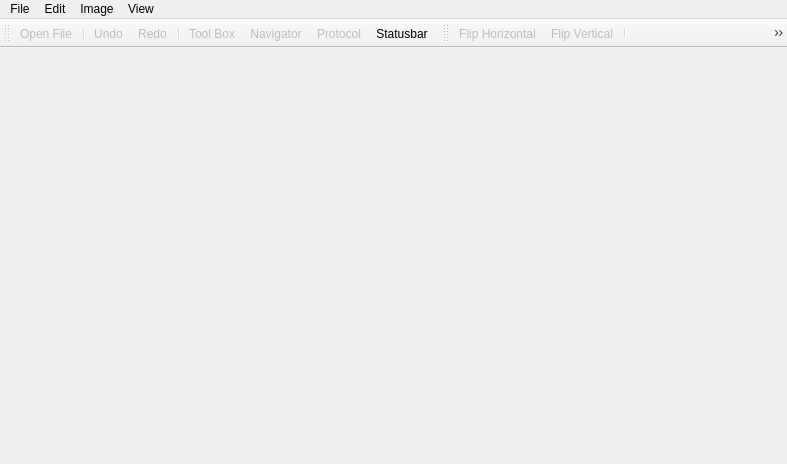
<?xml version="1.0" encoding="UTF-8"?>
<ui version="4.0">
 <class>FormMainWin</class>
 <widget class="QMainWindow" name="FormMainWin">
  <property name="geometry">
   <rect>
    <x>0</x>
    <y>0</y>
    <width>787</width>
    <height>464</height>
   </rect>
  </property>
  <property name="windowTitle">
   <string>qPhotoLab</string>
  </property>
  <widget class="QWidget" name="centralwidget"/>
  <widget class="QMenuBar" name="m_pMenuBar">
   <property name="geometry">
    <rect>
     <x>0</x>
     <y>0</y>
     <width>787</width>
     <height>21</height>
    </rect>
   </property>
   <widget class="QMenu" name="menuFIle">
    <property name="title">
     <string>File</string>
    </property>
    <addaction name="m_pActionFileOpen"/>
    <addaction name="separator"/>
    <addaction name="m_pActionExit"/>
   </widget>
   <widget class="QMenu" name="menuView">
    <property name="title">
     <string>View</string>
    </property>
    <addaction name="separator"/>
    <addaction name="m_pActionToolBox"/>
    <addaction name="m_pActionNavigator"/>
    <addaction name="m_pActionProtocol"/>
    <addaction name="separator"/>
    <addaction name="m_pActionStatusBar"/>
   </widget>
   <widget class="QMenu" name="menuImage">
    <property name="title">
     <string>Image</string>
    </property>
    <widget class="QMenu" name="menuTransform">
     <property name="title">
      <string>Transform</string>
     </property>
     <addaction name="m_pActionFlipHori"/>
     <addaction name="m_pActionFlipVert"/>
     <addaction name="separator"/>
     <addaction name="separator"/>
     <addaction name="m_pActionRotCCW"/>
     <addaction name="m_pActionRotCW"/>
     <addaction name="m_pActionRot180"/>
     <addaction name="m_pActionInvert"/>
    </widget>
    <widget class="QMenu" name="menuMode">
     <property name="title">
      <string>Mode</string>
     </property>
     <addaction name="m_pActionModeBitmap"/>
     <addaction name="m_pActionModeGrayscale"/>
     <addaction name="m_pActionModeRgb"/>
     <addaction name="separator"/>
     <addaction name="m_pActionMode8Bit"/>
     <addaction name="m_pActionMode16Bit"/>
    </widget>
    <widget class="QMenu" name="menuCorrections">
     <property name="title">
      <string>Corrections</string>
     </property>
     <addaction name="m_pActionInvert"/>
    </widget>
    <addaction name="menuMode"/>
    <addaction name="separator"/>
    <addaction name="menuCorrections"/>
    <addaction name="separator"/>
    <addaction name="menuTransform"/>
   </widget>
   <widget class="QMenu" name="menuEdit">
    <property name="title">
     <string>Edit</string>
    </property>
    <addaction name="m_pActionUndo"/>
    <addaction name="m_pActionRedo"/>
   </widget>
   <addaction name="menuFIle"/>
   <addaction name="menuEdit"/>
   <addaction name="menuImage"/>
   <addaction name="menuView"/>
  </widget>
  <widget class="QToolBar" name="m_pTbStandard">
   <property name="enabled">
    <bool>true</bool>
   </property>
   <property name="windowTitle">
    <string>toolBar</string>
   </property>
   <attribute name="toolBarArea">
    <enum>TopToolBarArea</enum>
   </attribute>
   <attribute name="toolBarBreak">
    <bool>false</bool>
   </attribute>
   <addaction name="m_pActionFileOpen"/>
   <addaction name="separator"/>
   <addaction name="m_pActionUndo"/>
   <addaction name="m_pActionRedo"/>
   <addaction name="separator"/>
   <addaction name="m_pActionToolBox"/>
   <addaction name="m_pActionNavigator"/>
   <addaction name="m_pActionProtocol"/>
   <addaction name="m_pActionStatusBar"/>
  </widget>
  <widget class="QToolBar" name="m_pTbTransform">
   <property name="enabled">
    <bool>true</bool>
   </property>
   <property name="windowTitle">
    <string>toolBar</string>
   </property>
   <attribute name="toolBarArea">
    <enum>TopToolBarArea</enum>
   </attribute>
   <attribute name="toolBarBreak">
    <bool>false</bool>
   </attribute>
   <addaction name="m_pActionFlipHori"/>
   <addaction name="m_pActionFlipVert"/>
   <addaction name="separator"/>
   <addaction name="m_pActionRotCCW"/>
   <addaction name="m_pActionRotCW"/>
   <addaction name="m_pActionRot180"/>
   <addaction name="separator"/>
   <addaction name="m_pActionInvert"/>
  </widget>
  <action name="m_pActionFileOpen">
   <property name="enabled">
    <bool>false</bool>
   </property>
   <property name="icon">
    <iconset resource="../Resource/Resource_Qt/photoLab.qrc">
     <normaloff>:/Lib_color/fileOpen.png</normaloff>:/Lib_color/fileOpen.png</iconset>
   </property>
   <property name="text">
    <string>Open File...</string>
   </property>
   <property name="shortcut">
    <string>Ctrl+O</string>
   </property>
  </action>
  <action name="m_pActionExit">
   <property name="enabled">
    <bool>false</bool>
   </property>
   <property name="icon">
    <iconset resource="../Resource/Resource_Qt/photoLab.qrc">
     <normaloff>:/Lib_color/exit.png</normaloff>:/Lib_color/exit.png</iconset>
   </property>
   <property name="text">
    <string>Exit</string>
   </property>
   <property name="shortcut">
    <string>Ctrl+Q</string>
   </property>
  </action>
  <action name="m_pActionNavigator">
   <property name="checkable">
    <bool>true</bool>
   </property>
   <property name="enabled">
    <bool>false</bool>
   </property>
   <property name="icon">
    <iconset resource="../Resource/Resource_Qt/photoLab.qrc">
     <normaloff>:/PhotoLab/navigator.png</normaloff>
     <normalon>:/PhotoLab/navigator.png</normalon>
     <selectedoff>:/PhotoLab/navigator_s.png</selectedoff>:/PhotoLab/navigator.png</iconset>
   </property>
   <property name="text">
    <string>Navigator</string>
   </property>
   <property name="toolTip">
    <string>Toggle the Navigator</string>
   </property>
   <property name="shortcut">
    <string>Alt+N</string>
   </property>
  </action>
  <action name="m_pActionFlipHori">
   <property name="enabled">
    <bool>false</bool>
   </property>
   <property name="icon">
    <iconset resource="../Resource/Resource_Qt/photoLab.qrc">
     <normaloff>:/PhotoLab/flipHori.png</normaloff>:/PhotoLab/flipHori.png</iconset>
   </property>
   <property name="text">
    <string>Flip Horizontal</string>
   </property>
  </action>
  <action name="m_pActionUndo">
   <property name="enabled">
    <bool>false</bool>
   </property>
   <property name="icon">
    <iconset resource="../Resource/Resource_Qt/photoLab.qrc">
     <normaloff>:/Lib_color/undo.png</normaloff>:/Lib_color/undo.png</iconset>
   </property>
   <property name="text">
    <string>Undo</string>
   </property>
   <property name="shortcut">
    <string>Ctrl+Z</string>
   </property>
  </action>
  <action name="m_pActionRedo">
   <property name="enabled">
    <bool>false</bool>
   </property>
   <property name="icon">
    <iconset resource="../Resource/Resource_Qt/photoLab.qrc">
     <normaloff>:/Lib_color/redo.png</normaloff>:/Lib_color/redo.png</iconset>
   </property>
   <property name="text">
    <string>Redo</string>
   </property>
   <property name="shortcut">
    <string>Ctrl+Shift+Z</string>
   </property>
  </action>
  <action name="m_pActionFlipVert">
   <property name="enabled">
    <bool>false</bool>
   </property>
   <property name="icon">
    <iconset resource="../Resource/Resource_Qt/photoLab.qrc">
     <normaloff>:/PhotoLab/flipVert.png</normaloff>:/PhotoLab/flipVert.png</iconset>
   </property>
   <property name="text">
    <string>Flip Vertical</string>
   </property>
  </action>
  <action name="m_pActionRotCCW">
   <property name="enabled">
    <bool>false</bool>
   </property>
   <property name="icon">
    <iconset resource="../Resource/Resource_Qt/photoLab.qrc">
     <normaloff>:/PhotoLab/rotateCCW.png</normaloff>:/PhotoLab/rotateCCW.png</iconset>
   </property>
   <property name="text">
    <string>Rotate Counter Clockwise</string>
   </property>
  </action>
  <action name="m_pActionRotCW">
   <property name="enabled">
    <bool>false</bool>
   </property>
   <property name="icon">
    <iconset resource="../Resource/Resource_Qt/photoLab.qrc">
     <normaloff>:/PhotoLab/rotateCW.png</normaloff>:/PhotoLab/rotateCW.png</iconset>
   </property>
   <property name="text">
    <string>Rotate Clockwise</string>
   </property>
  </action>
  <action name="m_pActionRot180">
   <property name="enabled">
    <bool>false</bool>
   </property>
   <property name="icon">
    <iconset resource="../Resource/Resource_Qt/photoLab.qrc">
     <normaloff>:/PhotoLab/rotate180.png</normaloff>:/PhotoLab/rotate180.png</iconset>
   </property>
   <property name="text">
    <string>Rotate 180°</string>
   </property>
  </action>
  <action name="m_pActionInvert">
   <property name="enabled">
    <bool>false</bool>
   </property>
   <property name="icon">
    <iconset resource="../Resource/Resource_Qt/photoLab.qrc">
     <normaloff>:/PhotoLab/invert.png</normaloff>:/PhotoLab/invert.png</iconset>
   </property>
   <property name="text">
    <string>Invert Image</string>
   </property>
   <property name="shortcut">
    <string>Ctrl+I</string>
   </property>
  </action>
  <action name="m_pActionToolBox">
   <property name="checkable">
    <bool>true</bool>
   </property>
   <property name="enabled">
    <bool>false</bool>
   </property>
   <property name="icon">
    <iconset resource="../Resource/Resource_Qt/photoLab.qrc">
     <normaloff>:/PhotoLab/toolbox.png</normaloff>:/PhotoLab/toolbox.png</iconset>
   </property>
   <property name="text">
    <string>Tool Box</string>
   </property>
   <property name="shortcut">
    <string>Alt+T</string>
   </property>
  </action>
  <action name="m_pActionProtocol">
   <property name="checkable">
    <bool>true</bool>
   </property>
   <property name="enabled">
    <bool>false</bool>
   </property>
   <property name="icon">
    <iconset resource="../Resource/Resource_Qt/photoLab.qrc">
     <normaloff>:/PhotoLab/protocol.png</normaloff>:/PhotoLab/protocol.png</iconset>
   </property>
   <property name="text">
    <string>Protocol</string>
   </property>
   <property name="shortcut">
    <string>Alt+P</string>
   </property>
  </action>
  <action name="m_pActionModeRgb">
   <property name="checkable">
    <bool>true</bool>
   </property>
   <property name="enabled">
    <bool>false</bool>
   </property>
   <property name="text">
    <string>RGB-color</string>
   </property>
  </action>
  <action name="m_pActionMode8Bit">
   <property name="checkable">
    <bool>true</bool>
   </property>
   <property name="enabled">
    <bool>false</bool>
   </property>
   <property name="text">
    <string>8 Bit/Channel</string>
   </property>
  </action>
  <action name="m_pActionMode16Bit">
   <property name="checkable">
    <bool>true</bool>
   </property>
   <property name="enabled">
    <bool>false</bool>
   </property>
   <property name="text">
    <string>16 Bit/Channel</string>
   </property>
  </action>
  <action name="m_pActionModeGrayscale">
   <property name="checkable">
    <bool>true</bool>
   </property>
   <property name="enabled">
    <bool>false</bool>
   </property>
   <property name="text">
    <string>Grayscale</string>
   </property>
  </action>
  <action name="m_pActionModeBitmap">
   <property name="checkable">
    <bool>true</bool>
   </property>
   <property name="enabled">
    <bool>false</bool>
   </property>
   <property name="text">
    <string>Bitmap</string>
   </property>
  </action>
  <action name="m_pActionStatusBar">
   <property name="checkable">
    <bool>true</bool>
   </property>
   <property name="icon">
    <iconset resource="../Resource/Resource_Qt/photoLab.qrc">
     <normaloff>:/PhotoLab/statusbar.png</normaloff>:/PhotoLab/statusbar.png</iconset>
   </property>
   <property name="text">
    <string>Statusbar</string>
   </property>
   <property name="toolTip">
    <string>Toggle Statusbar</string>
   </property>
   <property name="menuRole">
    <enum>QAction::MenuRole::NoRole</enum>
   </property>
  </action>
 </widget>
 <resources>
  <include location="../Resource/Resource_Qt/photoLab.qrc"/>
 </resources>
 <connections/>
</ui>
